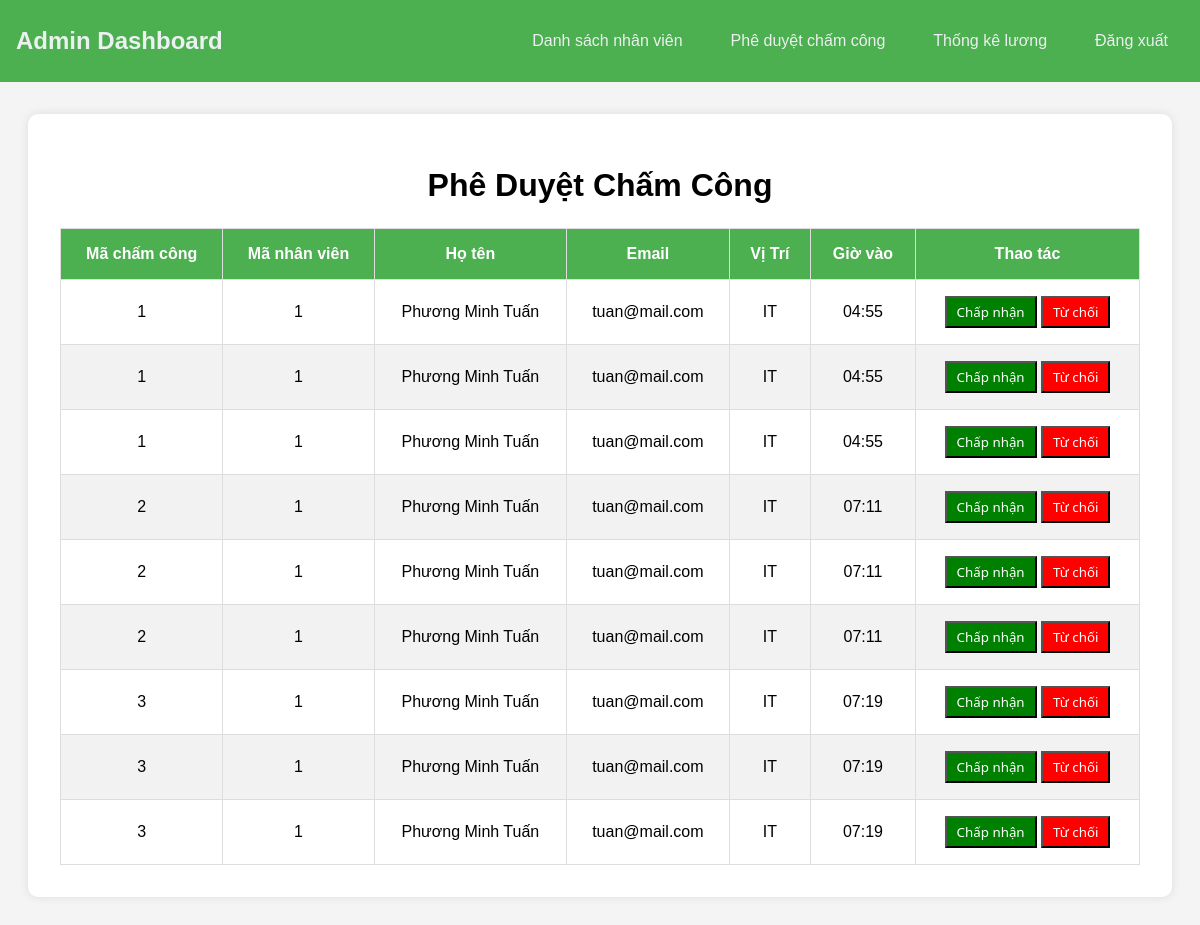
The page /admin_trangchu/phe_duyet on the database its author committed.
### tables this page shows
CREATE TABLE ChamCong (
        ma_cham_cong INTEGER PRIMARY KEY AUTOINCREMENT,
        ma_nhan_vien INTEGER NOT NULL,
        ngay DATE NOT NULL,
        gio_vao TIME,
        gio_ra TIME,
        phuong_thuc TEXT CHECK(phuong_thuc IN ('Nhận diện', 'Thủ công')) NOT NULL,
        trang_thai TEXT CHECK(trang_thai IN ('Đi làm', 'Đi muộn', 'Không đi làm')) NOT NULL,
        FOREIGN KEY (ma_nhan_vien) REFERENCES NhanVien(ma_nhan_vien)

    );

CREATE TABLE NhanVien (
        ma_nhan_vien INTEGER PRIMARY KEY AUTOINCREMENT,
        ho_ten TEXT NOT NULL,
        ngay_sinh DATE NOT NULL,
        dia_chi TEXT NOT NULL,
        so_dien_thoai TEXT NOT NULL,
        email TEXT UNIQUE NOT NULL,
        vi_tri TEXT NOT NULL,
        ma_tai_khoan INTEGER NOT NULL,
        FOREIGN KEY (ma_tai_khoan) REFERENCES TaiKhoan(ma_tai_khoan)
    );

### controllers/AdminTrangChuController.py (the view)
@admin_bp.route('/phe_duyet', methods=['GET','POST'])
def phe_duyet():
    chamcongs = ChamCong.getManuals()
    nhanviens = []
    for chamcong in chamcongs:
        nhanviens.append(NhanVien.lay_thong_tin_nhan_vien(chamcong[1]))
    return render_template('admin_phe_duyet.html', chamcongs = chamcongs, nhanviens = nhanviens)

### models/ChamCong.py (called while the page is built)
    @staticmethod
    def getManuals():
        connection = sqlite3.connect('database.db')
        cursor = connection.cursor()
        cursor.execute('SELECT * FROM ChamCong WHERE phuong_thuc = "Thủ công"')
        records = cursor.fetchall()
        connection.close()
        return records

### models/NhanVien.py (called while the page is built)
    @staticmethod
    def lay_thong_tin_nhan_vien(ma_nhan_vien):
        connection = sqlite3.connect('database.db')
        cursor = connection.cursor()
        cursor.execute('''
            SELECT ma_nhan_vien, ho_ten, ngay_sinh, dia_chi, so_dien_thoai, email, vi_tri, ma_tai_khoan
            FROM NhanVien
            WHERE ma_nhan_vien = ?
        ''', (ma_nhan_vien,))
        record = cursor.fetchone()
        connection.close()
        if record:
            nhan_vien = NhanVien(
                ma_nhan_vien = record[0],
                ho_ten=record[1],
                ngay_sinh=record[2],
                dia_chi=record[3],
                so_dien_thoai=record[4],
                email=record[5],
                vi_tri=record[6],
                ma_tai_khoan=record[7]
            )
            return nhan_vien
        else:
            return None

### templates/admin_phe_duyet.html (shortened to what this page needs)
<!DOCTYPE html>
<html lang="en">
<head>
    <link rel="stylesheet" href="{{ url_for('static', filename='css/admin_trangchu.css') }}">
</head>
<body>
    <nav class="navbar">
        <div class="logo">Admin Dashboard</div>
        <ul>
            <li><a href="{{url_for('admin_trangchu.lay_danh_sach_nhan_vien')}}">Danh sách nhân viên</a></li>
            <li><a href="/phe_duyet">Phê duyệt chấm công</a></li>
            <li><a href="{{ url_for('thongkeluong.search') }}">Thống kê lương</a></li>
            <li><a href="javascript:void(0)" onclick="confirmLogout()">Đăng xuất</a></li>
        </ul>
    </nav>
    <div class="container">
        <h1 class="title">Phê Duyệt Chấm Công</h1>
        <table class="employee-table">
            <thead>
                <tr>
                    <th>Mã chấm công</th>
                    <th>Mã nhân viên</th>
                    <th>Họ tên</th>
                    <th>Email</th>
                    <th>Vị Trí</th>
                    <th>Giờ vào</th>
                    <th>Thao tác</th>
                </tr>
            </thead>
            <tbody>
                {% for chamcong in chamcongs %}
                {% for nhanvien in nhanviens %}
                <tr>
                    <td class="idTimetrack">{{chamcong[0]}}</td>
                    <td class="idEmployee">{{ nhanvien.ma_nhan_vien }}</td>
                    <td class="name">{{nhanvien.ho_ten}}</td>
                    <td class="email">{{nhanvien.email}}</td>
                    <td class="position">{{nhanvien.vi_tri}}</td>
                    <td class="timeIn">{{chamcong[3]}}</td>
                    <td class="operation">
                        <button id="AC">Chấp nhận</button>
                        <button id="RJ">Từ chối</button>
                    </td>
                </tr>
                {% endfor %}
                {% endfor %}
        </table>
    </div>
</body>
</html>

### static/css/admin_trangchu.css (style rules this page uses)
body { font-family: Arial, sans-serif; margin: 0; padding: 0; background-color: #f4f4f4; }
.navbar { background-color: #4CAF50; padding: 1rem; display: flex; justify-content: space-between; align-items: center; }
.navbar .logo { color: #ecf0f1; font-size: 1.5rem; font-weight: bold; }
.navbar ul { list-style: none; padding: 0; display: flex; gap: 1rem; }
.navbar ul li a { color: #ecf0f1; text-decoration: none; padding: 0.5rem 1rem; background-color: #4CAF50; border-radius: 5px; }
.container { padding: 2rem; background-color: #fff; margin: 2rem auto; width: 90%; max-width: 1200px; border-radius: 10px; box-shadow: 0 0 10px rgba(0, 0, 0, 0.1); }
.title { text-align: center; margin-bottom: 1.5rem; }
.employee-table { width: 100%; border-collapse: collapse; margin-top: 1rem; }
.employee-table th, .employee-table td { border: 1px solid #ddd; padding: 1rem; text-align: center; }
.employee-table th { background-color: #4CAF50; color: #fff; }
.employee-table tr:nth-child(even) { background-color: #f2f2f2; }

### templates/admin_phe_duyet.html (style rules this page uses)
.operation button { padding: 5px 10px; font-family: 'Segoe UI', Tahoma, Geneva, Verdana, sans-serif; color: white; }
#AC { background-color: green; }
#RJ { background-color: red; }

### rows shown on the page
ChamCong: ma_cham_cong "1", gio_vao "04:55"
NhanVien: ma_nhan_vien "1", ho_ten "Phương Minh Tuấn", email "tuan@mail.com", vi_tri "IT"
ChamCong: ma_cham_cong "2", gio_vao "07:11"
ChamCong: ma_cham_cong "3", gio_vao "07:19"
